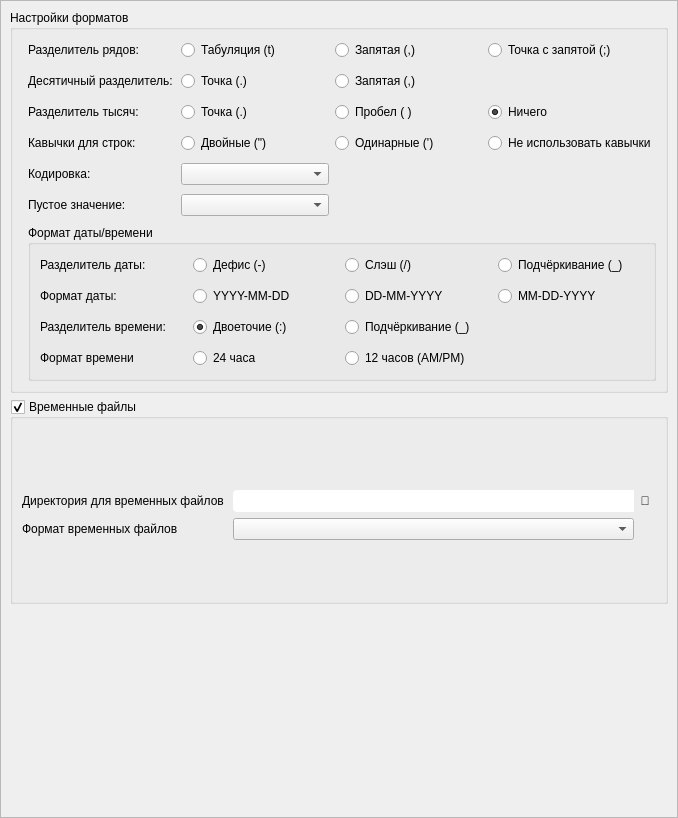
<?xml version="1.0" encoding="UTF-8"?>
<ui version="4.0">
 <class>Frame</class>
 <widget class="QFrame" name="Frame">
  <property name="geometry">
   <rect>
    <x>0</x>
    <y>0</y>
    <width>678</width>
    <height>818</height>
   </rect>
  </property>
  <property name="windowTitle">
   <string>Frame</string>
  </property>
  <layout class="QGridLayout" name="gridLayout">
   <property name="leftMargin">
    <number>0</number>
   </property>
   <property name="topMargin">
    <number>0</number>
   </property>
   <property name="rightMargin">
    <number>0</number>
   </property>
   <property name="bottomMargin">
    <number>0</number>
   </property>
   <property name="horizontalSpacing">
    <number>9</number>
   </property>
   <property name="verticalSpacing">
    <number>0</number>
   </property>
   <item row="0" column="0">
    <widget class="QScrollArea" name="scrollArea_2">
     <property name="widgetResizable">
      <bool>true</bool>
     </property>
     <widget class="QWidget" name="scrollAreaWidgetContents_2">
      <property name="geometry">
       <rect>
        <x>0</x>
        <y>0</y>
        <width>676</width>
        <height>816</height>
       </rect>
      </property>
      <layout class="QGridLayout" name="gridLayout_2">
       <item row="1" column="0" colspan="2">
        <widget class="QGroupBox" name="groupBox_4">
         <property name="title">
          <string>Временные файлы</string>
         </property>
         <property name="checkable">
          <bool>true</bool>
         </property>
         <layout class="QGridLayout" name="gridLayout_10">
          <item row="0" column="0">
           <layout class="QGridLayout" name="gridLayout_11">
            <property name="topMargin">
             <number>10</number>
            </property>
            <property name="horizontalSpacing">
             <number>0</number>
            </property>
            <item row="0" column="0">
             <widget class="QLabel" name="label_17">
              <property name="sizePolicy">
               <sizepolicy hsizetype="Preferred" vsizetype="Preferred">
                <horstretch>0</horstretch>
                <verstretch>22</verstretch>
               </sizepolicy>
              </property>
              <property name="minimumSize">
               <size>
                <width>0</width>
                <height>22</height>
               </size>
              </property>
              <property name="text">
               <string>Директория для временных файлов</string>
              </property>
             </widget>
            </item>
            <item row="1" column="0">
             <widget class="QLabel" name="label_18">
              <property name="minimumSize">
               <size>
                <width>0</width>
                <height>22</height>
               </size>
              </property>
              <property name="maximumSize">
               <size>
                <width>16777215</width>
                <height>22</height>
               </size>
              </property>
              <property name="text">
               <string>Формат временных файлов</string>
              </property>
             </widget>
            </item>
            <item row="1" column="2">
             <widget class="QComboBox" name="temp_format_custom_comboBox">
              <property name="minimumSize">
               <size>
                <width>0</width>
                <height>22</height>
               </size>
              </property>
              <property name="maximumSize">
               <size>
                <width>16777215</width>
                <height>22</height>
               </size>
              </property>
             </widget>
            </item>
            <item row="0" column="2">
             <widget class="QLineEdit" name="temp_directory_lineEdit">
              <property name="minimumSize">
               <size>
                <width>0</width>
                <height>22</height>
               </size>
              </property>
              <property name="maximumSize">
               <size>
                <width>16777215</width>
                <height>22</height>
               </size>
              </property>
              <property name="styleSheet">
               <string notr="true">border-top-left-radius: 4px;
border-top-right-radius: 0px;

border-bottom-left-radius: 4px;
border-bottom-right-radius: 0px;	</string>
              </property>
             </widget>
            </item>
            <item row="0" column="3">
             <widget class="QPushButton" name="temp_directory_browse_pushButton">
              <property name="minimumSize">
               <size>
                <width>22</width>
                <height>22</height>
               </size>
              </property>
              <property name="maximumSize">
               <size>
                <width>22</width>
                <height>22</height>
               </size>
              </property>
              <property name="styleSheet">
               <string notr="true">border-top-left-radius: 0px;
border-top-right-radius: 4px;

border-bottom-left-radius: 0px;
border-bottom-right-radius: 4px;	</string>
              </property>
              <property name="text">
               <string>📁</string>
              </property>
             </widget>
            </item>
            <item row="0" column="1">
             <spacer name="horizontalSpacer_2">
              <property name="orientation">
               <enum>Qt::Horizontal</enum>
              </property>
              <property name="sizeType">
               <enum>QSizePolicy::Fixed</enum>
              </property>
              <property name="sizeHint" stdset="0">
               <size>
                <width>9</width>
                <height>20</height>
               </size>
              </property>
             </spacer>
            </item>
           </layout>
          </item>
         </layout>
        </widget>
       </item>
       <item row="0" column="0" colspan="2">
        <widget class="QGroupBox" name="groupBox_2">
         <property name="title">
          <string>Настройки форматов</string>
         </property>
         <layout class="QGridLayout" name="gridLayout_7">
          <item row="0" column="0">
           <layout class="QGridLayout" name="gridLayout_3">
            <property name="leftMargin">
             <number>6</number>
            </property>
            <property name="verticalSpacing">
             <number>9</number>
            </property>
            <item row="8" column="0">
             <widget class="QLabel" name="label_7">
              <property name="minimumSize">
               <size>
                <width>0</width>
                <height>22</height>
               </size>
              </property>
              <property name="maximumSize">
               <size>
                <width>16777215</width>
                <height>22</height>
               </size>
              </property>
              <property name="font">
               <font>
                <weight>50</weight>
                <bold>false</bold>
               </font>
              </property>
              <property name="text">
               <string>Кодировка:</string>
              </property>
             </widget>
            </item>
            <item row="8" column="1">
             <widget class="QComboBox" name="encoding_comboBox"/>
            </item>
            <item row="5" column="0">
             <widget class="QLabel" name="label_8">
              <property name="minimumSize">
               <size>
                <width>0</width>
                <height>22</height>
               </size>
              </property>
              <property name="maximumSize">
               <size>
                <width>16777215</width>
                <height>22</height>
               </size>
              </property>
              <property name="font">
               <font>
                <weight>50</weight>
                <bold>false</bold>
               </font>
              </property>
              <property name="text">
               <string>Разделитель тысяч:</string>
              </property>
             </widget>
            </item>
            <item row="1" column="0">
             <widget class="QLabel" name="label_9">
              <property name="minimumSize">
               <size>
                <width>0</width>
                <height>22</height>
               </size>
              </property>
              <property name="maximumSize">
               <size>
                <width>16777215</width>
                <height>22</height>
               </size>
              </property>
              <property name="font">
               <font>
                <weight>50</weight>
                <bold>false</bold>
               </font>
              </property>
              <property name="text">
               <string>Разделитель рядов:</string>
              </property>
             </widget>
            </item>
            <item row="7" column="0">
             <widget class="QLabel" name="label_10">
              <property name="minimumSize">
               <size>
                <width>0</width>
                <height>22</height>
               </size>
              </property>
              <property name="maximumSize">
               <size>
                <width>16777215</width>
                <height>22</height>
               </size>
              </property>
              <property name="font">
               <font>
                <weight>50</weight>
                <bold>false</bold>
               </font>
              </property>
              <property name="text">
               <string>Кавычки для строк:</string>
              </property>
             </widget>
            </item>
            <item row="3" column="0">
             <widget class="QLabel" name="label_11">
              <property name="minimumSize">
               <size>
                <width>0</width>
                <height>22</height>
               </size>
              </property>
              <property name="maximumSize">
               <size>
                <width>16777215</width>
                <height>22</height>
               </size>
              </property>
              <property name="font">
               <font>
                <weight>50</weight>
                <bold>false</bold>
               </font>
              </property>
              <property name="text">
               <string>Десятичный разделитель:</string>
              </property>
             </widget>
            </item>
            <item row="1" column="3">
             <widget class="QRadioButton" name="row_separator_semicolon_radioButton">
              <property name="text">
               <string>Точка с запятой (;)</string>
              </property>
             </widget>
            </item>
            <item row="1" column="2">
             <widget class="QRadioButton" name="row_separator_comma_radioButton">
              <property name="text">
               <string>Запятая (,)</string>
              </property>
             </widget>
            </item>
            <item row="3" column="1">
             <widget class="QRadioButton" name="decimal_separator_dot_radioButton">
              <property name="text">
               <string>Точка (.)</string>
              </property>
              <property name="checked">
               <bool>false</bool>
              </property>
              <property name="autoRepeat">
               <bool>true</bool>
              </property>
             </widget>
            </item>
            <item row="5" column="1">
             <widget class="QRadioButton" name="thousands_separator_dot_radioButton">
              <property name="text">
               <string>Точка (.)</string>
              </property>
             </widget>
            </item>
            <item row="3" column="2">
             <widget class="QRadioButton" name="decimal_separator_comma_radioButton">
              <property name="text">
               <string>Запятая (,)</string>
              </property>
             </widget>
            </item>
            <item row="5" column="3">
             <widget class="QRadioButton" name="thousands_separator_none_radioButton">
              <property name="text">
               <string>Ничего</string>
              </property>
              <property name="checked">
               <bool>true</bool>
              </property>
              <property name="autoRepeat">
               <bool>true</bool>
              </property>
             </widget>
            </item>
            <item row="7" column="1">
             <widget class="QRadioButton" name="string_quotes_double_radioButton">
              <property name="text">
               <string>Двойные (&quot;)</string>
              </property>
             </widget>
            </item>
            <item row="7" column="3">
             <widget class="QRadioButton" name="string_quotes_none_radioButton">
              <property name="text">
               <string>Не использовать кавычки</string>
              </property>
              <property name="checked">
               <bool>false</bool>
              </property>
              <property name="autoRepeat">
               <bool>true</bool>
              </property>
             </widget>
            </item>
            <item row="5" column="2">
             <widget class="QRadioButton" name="thousands_separator_space_radioButton">
              <property name="text">
               <string>Пробел ( )</string>
              </property>
             </widget>
            </item>
            <item row="7" column="2">
             <widget class="QRadioButton" name="string_quotes_single_radioButton">
              <property name="text">
               <string>Одинарные (')</string>
              </property>
             </widget>
            </item>
            <item row="1" column="1">
             <widget class="QRadioButton" name="row_separator_tab_radioButton">
              <property name="text">
               <string>Табуляция (t)</string>
              </property>
              <property name="checked">
               <bool>false</bool>
              </property>
              <property name="autoRepeat">
               <bool>true</bool>
              </property>
             </widget>
            </item>
            <item row="9" column="0">
             <widget class="QLabel" name="label_12">
              <property name="minimumSize">
               <size>
                <width>0</width>
                <height>22</height>
               </size>
              </property>
              <property name="maximumSize">
               <size>
                <width>16777215</width>
                <height>22</height>
               </size>
              </property>
              <property name="text">
               <string>Пустое значение:</string>
              </property>
             </widget>
            </item>
            <item row="10" column="0" colspan="4">
             <widget class="QGroupBox" name="groupBox">
              <property name="title">
               <string>Формат даты/времени</string>
              </property>
              <layout class="QGridLayout" name="gridLayout_8">
               <item row="0" column="0">
                <layout class="QGridLayout" name="gridLayout_9">
                 <property name="topMargin">
                  <number>0</number>
                 </property>
                 <property name="verticalSpacing">
                  <number>9</number>
                 </property>
                 <item row="2" column="0">
                  <widget class="QLabel" name="label_13">
                   <property name="minimumSize">
                    <size>
                     <width>0</width>
                     <height>22</height>
                    </size>
                   </property>
                   <property name="maximumSize">
                    <size>
                     <width>16777215</width>
                     <height>22</height>
                    </size>
                   </property>
                   <property name="text">
                    <string>Разделитель времени:</string>
                   </property>
                  </widget>
                 </item>
                 <item row="1" column="0">
                  <widget class="QLabel" name="label_14">
                   <property name="minimumSize">
                    <size>
                     <width>0</width>
                     <height>22</height>
                    </size>
                   </property>
                   <property name="maximumSize">
                    <size>
                     <width>16777215</width>
                     <height>22</height>
                    </size>
                   </property>
                   <property name="text">
                    <string>Формат даты:</string>
                   </property>
                  </widget>
                 </item>
                 <item row="0" column="2">
                  <widget class="QRadioButton" name="date_separator_slash_radioButton">
                   <property name="minimumSize">
                    <size>
                     <width>0</width>
                     <height>22</height>
                    </size>
                   </property>
                   <property name="maximumSize">
                    <size>
                     <width>16777215</width>
                     <height>22</height>
                    </size>
                   </property>
                   <property name="text">
                    <string>Слэш (/)</string>
                   </property>
                  </widget>
                 </item>
                 <item row="3" column="0">
                  <widget class="QLabel" name="label_15">
                   <property name="minimumSize">
                    <size>
                     <width>0</width>
                     <height>22</height>
                    </size>
                   </property>
                   <property name="maximumSize">
                    <size>
                     <width>16777215</width>
                     <height>22</height>
                    </size>
                   </property>
                   <property name="text">
                    <string>Формат времени</string>
                   </property>
                  </widget>
                 </item>
                 <item row="0" column="1">
                  <widget class="QRadioButton" name="date_separator_dash_radioButton">
                   <property name="minimumSize">
                    <size>
                     <width>0</width>
                     <height>22</height>
                    </size>
                   </property>
                   <property name="maximumSize">
                    <size>
                     <width>16777215</width>
                     <height>22</height>
                    </size>
                   </property>
                   <property name="text">
                    <string>Дефис (-)</string>
                   </property>
                   <property name="checked">
                    <bool>false</bool>
                   </property>
                   <property name="autoRepeat">
                    <bool>true</bool>
                   </property>
                  </widget>
                 </item>
                 <item row="0" column="0">
                  <widget class="QLabel" name="label_16">
                   <property name="minimumSize">
                    <size>
                     <width>0</width>
                     <height>22</height>
                    </size>
                   </property>
                   <property name="maximumSize">
                    <size>
                     <width>16777215</width>
                     <height>22</height>
                    </size>
                   </property>
                   <property name="text">
                    <string>Разделитель даты:</string>
                   </property>
                  </widget>
                 </item>
                 <item row="0" column="3">
                  <widget class="QRadioButton" name="date_separator_underscore_radioButton">
                   <property name="minimumSize">
                    <size>
                     <width>0</width>
                     <height>22</height>
                    </size>
                   </property>
                   <property name="maximumSize">
                    <size>
                     <width>16777215</width>
                     <height>22</height>
                    </size>
                   </property>
                   <property name="text">
                    <string>Подчёркивание (_)</string>
                   </property>
                  </widget>
                 </item>
                 <item row="1" column="1">
                  <widget class="QRadioButton" name="date_format_ymd_radioButton">
                   <property name="minimumSize">
                    <size>
                     <width>0</width>
                     <height>22</height>
                    </size>
                   </property>
                   <property name="maximumSize">
                    <size>
                     <width>16777215</width>
                     <height>22</height>
                    </size>
                   </property>
                   <property name="text">
                    <string>YYYY-MM-DD</string>
                   </property>
                   <property name="checked">
                    <bool>false</bool>
                   </property>
                   <property name="autoRepeat">
                    <bool>true</bool>
                   </property>
                  </widget>
                 </item>
                 <item row="1" column="2">
                  <widget class="QRadioButton" name="date_format_dmy_radioButton">
                   <property name="minimumSize">
                    <size>
                     <width>0</width>
                     <height>22</height>
                    </size>
                   </property>
                   <property name="maximumSize">
                    <size>
                     <width>16777215</width>
                     <height>22</height>
                    </size>
                   </property>
                   <property name="text">
                    <string>DD-MM-YYYY</string>
                   </property>
                  </widget>
                 </item>
                 <item row="1" column="3">
                  <widget class="QRadioButton" name="date_format_mdy_radioButton">
                   <property name="minimumSize">
                    <size>
                     <width>0</width>
                     <height>22</height>
                    </size>
                   </property>
                   <property name="maximumSize">
                    <size>
                     <width>16777215</width>
                     <height>22</height>
                    </size>
                   </property>
                   <property name="text">
                    <string>MM-DD-YYYY</string>
                   </property>
                  </widget>
                 </item>
                 <item row="2" column="1">
                  <widget class="QRadioButton" name="time_separator_colon_radioButton">
                   <property name="minimumSize">
                    <size>
                     <width>0</width>
                     <height>22</height>
                    </size>
                   </property>
                   <property name="maximumSize">
                    <size>
                     <width>16777215</width>
                     <height>22</height>
                    </size>
                   </property>
                   <property name="text">
                    <string>Двоеточие (:)</string>
                   </property>
                   <property name="checked">
                    <bool>true</bool>
                   </property>
                   <property name="autoRepeat">
                    <bool>true</bool>
                   </property>
                  </widget>
                 </item>
                 <item row="2" column="2">
                  <widget class="QRadioButton" name="time_separator_underscore_radioButton">
                   <property name="minimumSize">
                    <size>
                     <width>0</width>
                     <height>22</height>
                    </size>
                   </property>
                   <property name="maximumSize">
                    <size>
                     <width>16777215</width>
                     <height>22</height>
                    </size>
                   </property>
                   <property name="text">
                    <string>Подчёркивание (_)</string>
                   </property>
                  </widget>
                 </item>
                 <item row="3" column="1">
                  <widget class="QRadioButton" name="time_format_24h_radioButton">
                   <property name="minimumSize">
                    <size>
                     <width>0</width>
                     <height>22</height>
                    </size>
                   </property>
                   <property name="maximumSize">
                    <size>
                     <width>16777215</width>
                     <height>22</height>
                    </size>
                   </property>
                   <property name="text">
                    <string>24 часа</string>
                   </property>
                   <property name="checked">
                    <bool>false</bool>
                   </property>
                   <property name="autoRepeat">
                    <bool>true</bool>
                   </property>
                  </widget>
                 </item>
                 <item row="3" column="2">
                  <widget class="QRadioButton" name="time_format_12h_radioButton">
                   <property name="minimumSize">
                    <size>
                     <width>0</width>
                     <height>22</height>
                    </size>
                   </property>
                   <property name="maximumSize">
                    <size>
                     <width>16777215</width>
                     <height>22</height>
                    </size>
                   </property>
                   <property name="text">
                    <string>12 часов (AM/PM)</string>
                   </property>
                  </widget>
                 </item>
                </layout>
               </item>
              </layout>
             </widget>
            </item>
            <item row="9" column="1">
             <widget class="QComboBox" name="empty_value_comboBox"/>
            </item>
           </layout>
          </item>
         </layout>
        </widget>
       </item>
       <item row="2" column="0" colspan="2">
        <spacer name="verticalSpacer_2">
         <property name="orientation">
          <enum>Qt::Vertical</enum>
         </property>
         <property name="sizeHint" stdset="0">
          <size>
           <width>20</width>
           <height>40</height>
          </size>
         </property>
        </spacer>
       </item>
      </layout>
     </widget>
    </widget>
   </item>
  </layout>
 </widget>
 <resources/>
 <connections/>
</ui>
